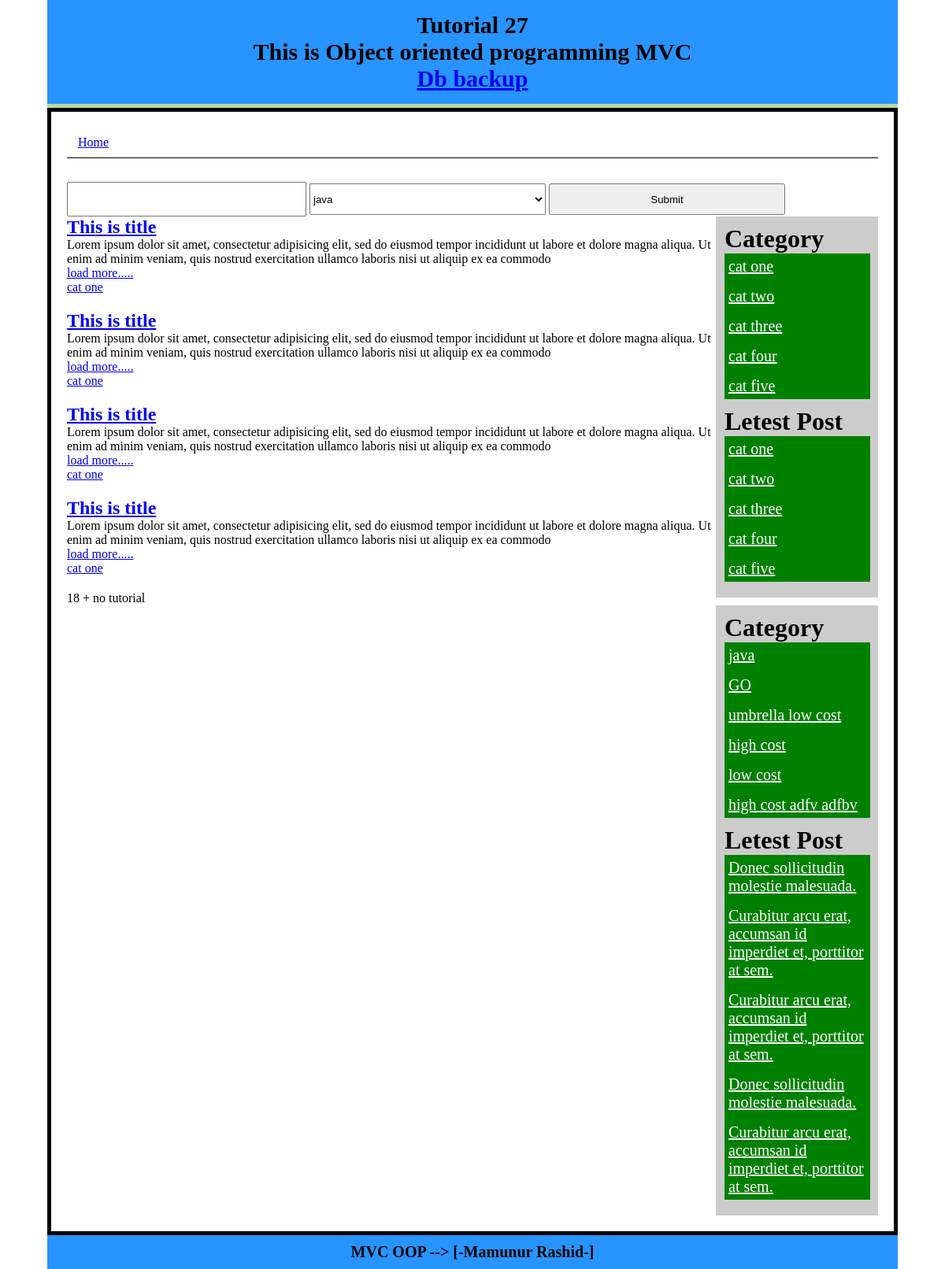
Before: / with the older database file.
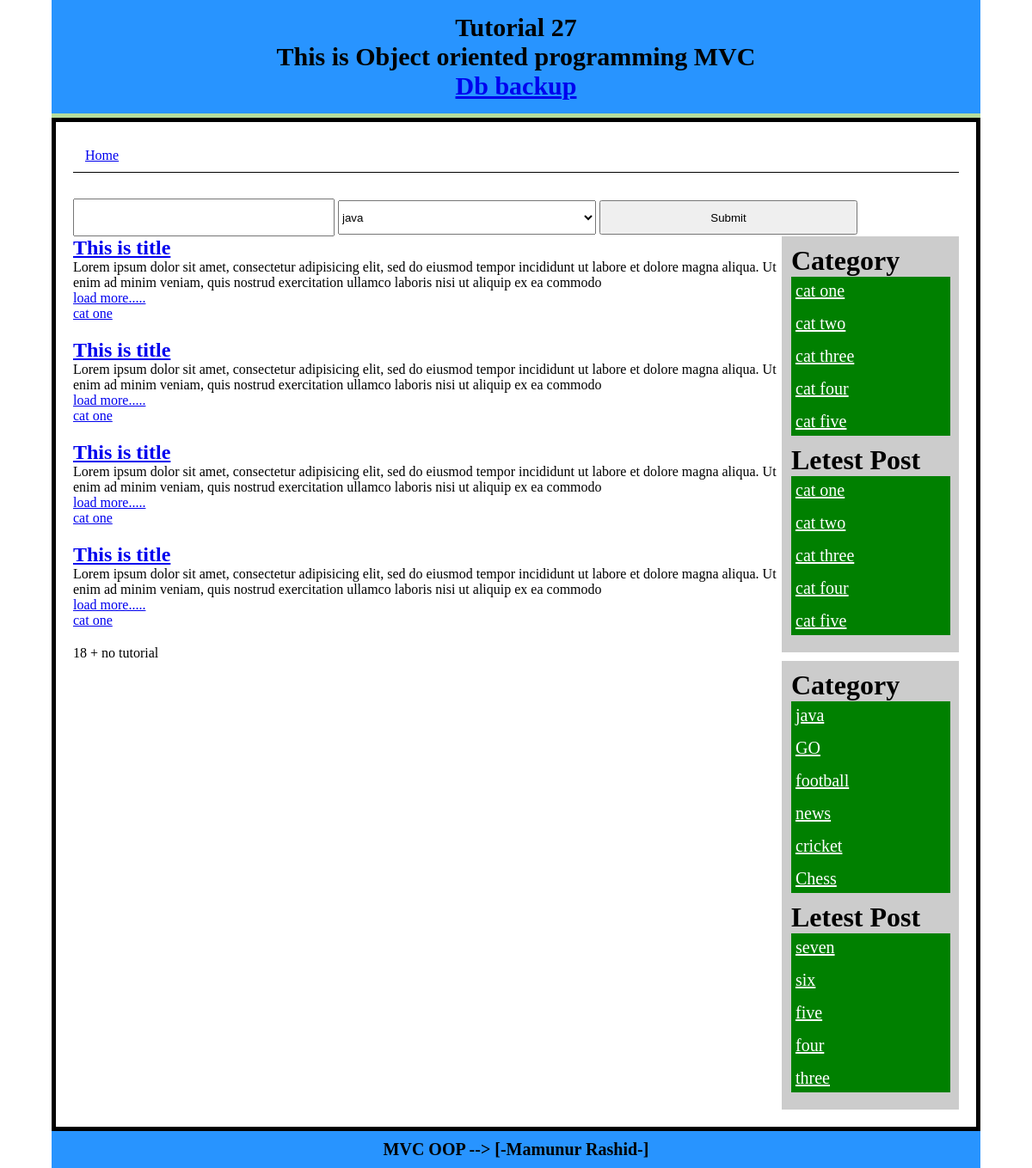
After: the same page with the newer database file.
### tables this page shows
CREATE TABLE `category` (
  `id` int(11) NOT NULL AUTO_INCREMENT,
  `catname` varchar(50) NOT NULL,
  `title` varchar(50) NOT NULL,
  PRIMARY KEY (`id`)
);

CREATE TABLE `post` (
  `id` int(11) NOT NULL AUTO_INCREMENT,
  `title` varchar(300) NOT NULL,
  `content` text NOT NULL,
  `cat` int(11) NOT NULL,
  PRIMARY KEY (`id`)
);

### system/libs/Load.php (called while the page is built, shortened)
<?php
class Load
{
	public function view($filename,$data = false){
		include 'app/view/'.$filename.'.php' ;
	}
	public function model($modelname){
		return new $modelname();
	}
}
?>

### app/controlers/Index.php (called while the page is built, shortened)
<?php
class Index extends Dcontrolar
{
	public function home(){
		$data = array();
		$table= 'post';
		$categorytable= 'category';
		$postModel = $this->load->model("PostModel");
		$data['allPost']=$postModel->getAllPost($table);
		$catModel = $this->load->model("CatModel");
		$data['catlist']=$catModel->catlist($categorytable);
		$limit = 5;
		$data['letestPost']=$postModel->getLetestPost($table,$limit);
		$this->load->view("header");
		$this->load->view("search",$data);
		$this->load->view("content",$data);
		$this->load->view("sidebar",$data);
		$this->load->view("footer");
	}
}
?>

### system/libs/Database.php (called while the page is built, shortened)
<?php
class Database extends PDO
{
	public function select($sql,$data=array(),$fetchstyle = PDO::FETCH_ASSOC){
		$stmt 	= $this->prepare($sql);
		$stmt->execute();
		return $stmt->fetchALL($fetchstyle);
	}
}?>

### app/models/CatModel.php (called while the page is built, shortened)
<?php
class CatModel extends Dmodel
{
	public function catlist($table){
		$sql ="SELECT * FROM $table ";
		return $this->db->select($sql);
	}
}
?>

### system/libs/Dcontrolar.php (called while the page is built, shortened)
<?php
class Dcontrolar
{
	function __construct()
	{
		$this->load = new Load();
	}
}
?>

### system/libs/Dmodel.php (called while the page is built, shortened)
<?php
class Dmodel
{
	public function __construct()
	{
		$dsn = 'mysql:dbname=mvc;host=localhost';
		$user ="root";
		$pass ='';
		$this->db = new Database($dsn,$user,$pass);
	}
}
?>

### app/models/PostModel.php (called while the page is built, shortened)
<?php
class PostModel extends Dmodel
{
	function getAllPost($table){
		$sql ="SELECT * FROM $table ORDER BY id DESC LIMIT 3";
		return $this->db->select($sql);
	}
	function getLetestPost($table,$limit=4){
		$sql ="SELECT * FROM $table ORDER BY id DESC LIMIT $limit";
		return $this->db->select($sql);
	}
}

### app/view/search.php (the view)
<div class="search-form fix">
<form method="get" action="<?php echo BASE_URL ;?>/Index/search">
	<input type="text" name="kyeword">
	 <select name="catid">
	<?php foreach ($catlist  as   $value) { ?>
	 	<option value="<?php echo $value['id']?>"><?php echo $value['catname']?></option>
	<?php }	?>
	 </select>
	 <input type="submit" name="" />
</form>
</div>

### app/view/sidebar.php
<div class="sidebar fix ">
	<h1>Category</h1>
	<ul>
		<?php if (isset($catlist)) {
		foreach ($catlist as $key => $value) { ?>
		<li><a href="<?php echo BASE_URL ;?>/Index/postByCat/<?php echo $value['id']?>"><?php echo $value['catname']?> </a></li>
		<?php } } ?>
	</ul>
	<h1>Letest Post</h1>
	<ul>
		<?php if (isset($letestPost)) {
		foreach ($letestPost as $key => $value) { ?>
			<li><a href="<?php echo BASE_URL ;?>/Index/postDetails/<?php echo $value['id']?>"><?php echo $value['title']?> </a></li>
		<?php } } ?>
	</ul>
</div>

Changed rows visible on the page:
no longer on this page (row edited): post: title "Curabitur arcu erat, accumsan id imperdiet et, porttitor at sem."
changed category: catname "umbrella low cost" → "football"
changed category: catname "high cost" → "news"
changed category: catname "low cost" → "cricket"
changed category: catname "high cost adfv adfbv" → "Chess"
added post: title "seven"
changed post: title "Donec sollicitudin molestie malesuada." → "six"
changed post: title "Curabitur arcu erat, accumsan id imperdiet et, porttitor at sem." → "five"
changed post: title "Curabitur arcu erat, accumsan id imperdiet et, porttitor at sem." → "four"
changed post: title "Donec sollicitudin molestie malesuada." → "three"
